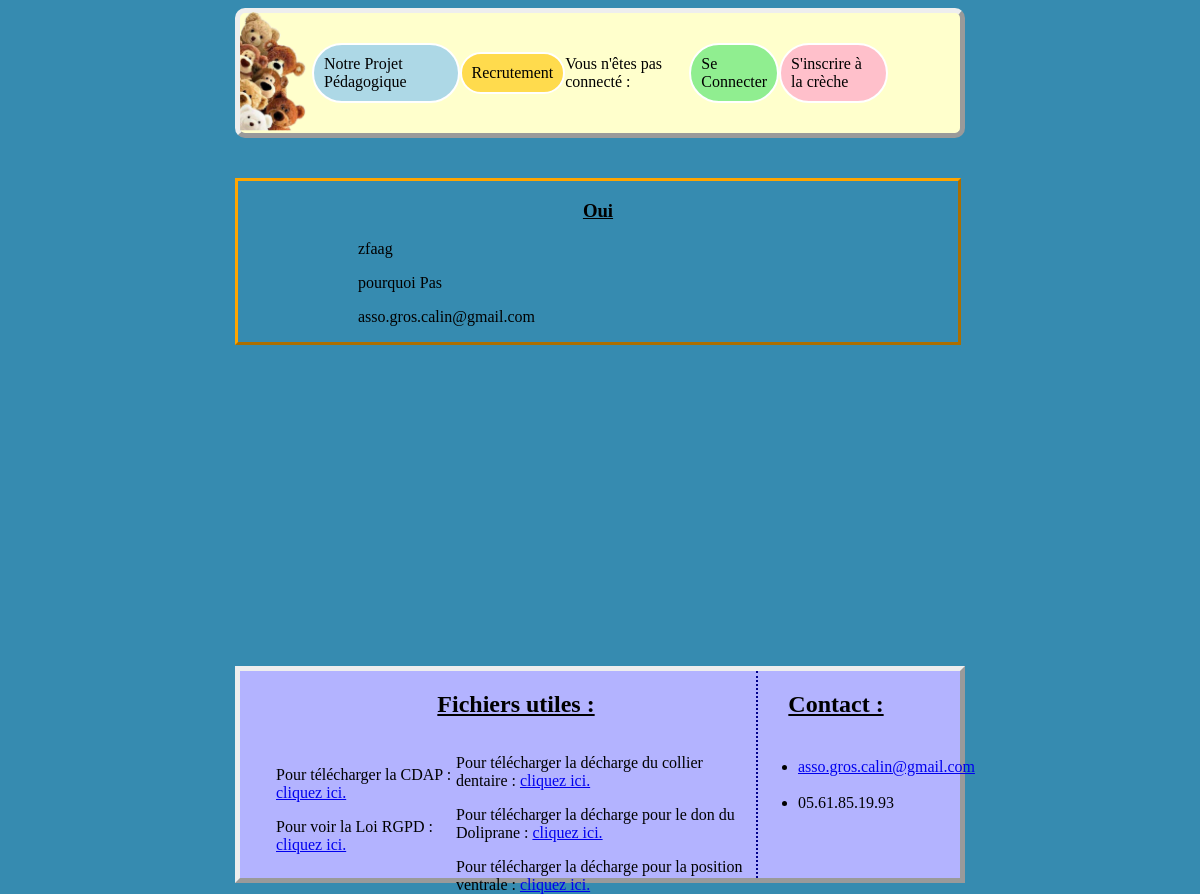
The page /appCreche/recrutement/ on the database as committed earlier.
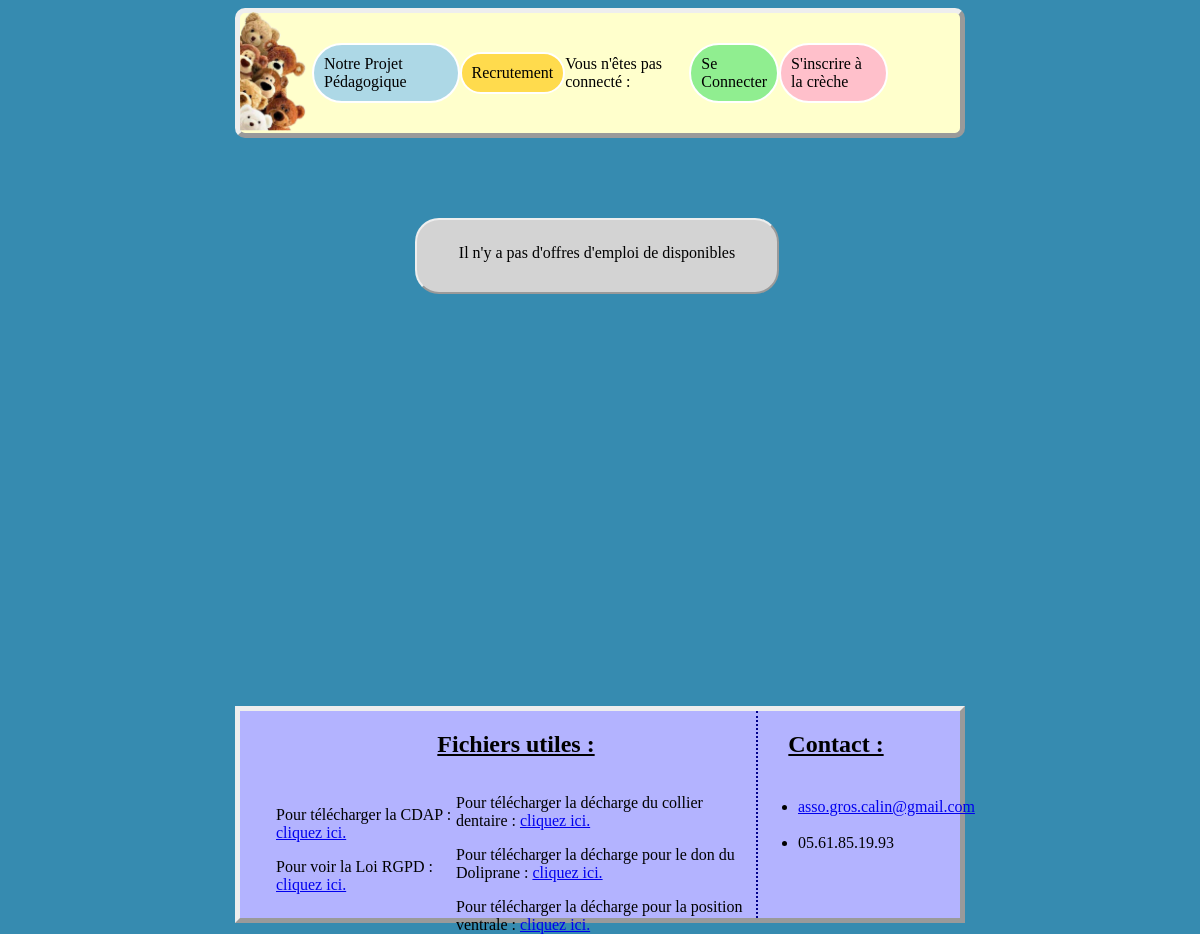
The same page on the database as committed later.
### appCreche/models.py (models this page shows)
class OffreEmploi(models.Model):
	intituleDuPoste = models.CharField(verbose_name="Intitulé du poste", max_length=100, default='')
	DescriptionDuPoste = models.TextField(verbose_name="Décrivez le poste", default='')
	diplomesRequis = models.CharField(verbose_name="Saisissez quels dîplômes sont requis pour ce poste", max_length=100, default='')
	Contact = models.EmailField(default='asso.gros.calin@gmail.com')

### appCreche/views.py (the view)
# urls.py: path('recrutement/', views.recrutement, name='recrutement'),
def recrutement(request):
	offres = {
	'OffreEmploi': OffreEmploi.objects.all(),
	}
	return render(request, 'appCreche/recrutement.html', offres)

### appCreche/templates/appCreche/recrutement.html (shortened to what this page needs)
{% extends 'appCreche/base.html' %}
{% load static %}
{% block content %}
		<link rel="stylesheet" type="text/css" href="{% static 'appCreche/css/emploi.css' %}">
		{% for OffreEmploi in OffreEmploi %}
		<div id="emploi">
    			<h3>{{ OffreEmploi.intituleDuPoste }}</h3>
    			<p>{{ OffreEmploi.DescriptionDuPoste }} </p>
    			<p>{{ OffreEmploi.diplomesRequis }} </p>
    			<p>{{ OffreEmploi.Contact }} </p>
    	</div>
		{% empty %}
    <p class="inscrit"> Il n'y a pas d'offres d'emploi de disponibles </p>
{% endfor %}
{% endblock %}

### appCreche/templates/appCreche/base.html (shortened to what this page needs)
<!DOCTYPE html>
<html>
    <head>
        {% load static %}
    </head>
    <body>
    	{% block nav %}
            <link rel="stylesheet" type="text/css" href="{% static 'appCreche/css/nav.css' %}">
            {%endblock nav%}
        <main>
            {% block header %}
            {% if user.is_authenticated %}
            <link rel="stylesheet" type="text/css" href="{% static 'appCreche/css/postconnexion.css' %}">
            <link rel="stylesheet" type="text/css" href="{% static 'appCreche/css/forms.css' %}">
            <div id="header">
                <a href="../../../"><img src="../../../static/appCreche/images/logo.png"  alt="Menu" id="logo"></a>
                <div id="headerHautBas">
                    <div id="headerhaut">
                    	<div id="moncompte"><a href="../../../appCreche/monCompte"> Vers mon compte </a></div>
                        <div id="Projet"><a href="../../../appCreche/projetPedagogique"> Notre Projet Pédagogique</a></div>
                        <div id="inscriptionEnfant"><a href="../../../appCreche/inscriptionEnfant"> Inscrire son Enfant </a></div>
                    </div>
                        {% if user.is_superuser %}
                         <!--
                    	Si l'utilisateur est un super Utilisateur,
                    	Affiche un menu complet avec possibilité de déposer une facture ou d'inscrire un employe.
                    -->
                        <div id="headerbasadmin">
                        <div id="deposFacture"><a href="../../../appCreche/deposFacture"> Déposer une Facture </a></div>
                        <div id="inscritEmploye"><a href="../../../appCreche/inscritEmploye"> Inscrire un Employe </a></div>
                        <div id="recrutement"><a href="../../../appCreche/recrutement"> Recrutement </a></div>
                        <div id="Deconnexion"><a href="{% url 'logout' %}">Déconnexion</a></div>
                        {% else %}
                        <!--
                        	sinon affiche le menu normalement, la div "vide" permettant de séparer les lien pour rendre le menu plus esthétique.
                        -->
                        <div id="headerbas">
                        <div id="recrutement"><a href="../../../appCreche/recrutement"> Recrutement </a></div>
                        <div id="vide"></div>
                        <div id="Deconnexion"><a href="{% url 'logout' %}">Déconnexion</a></div>
                        {% endif %}
                    </div>
                </div>
            </div>
            {% else %}
            <link rel="stylesheet" type="text/css" href="{% static 'appCreche/css/forms.css' %}">
            <link rel="stylesheet" type="text/css" href="{% static 'appCreche/css/preconnexion.css' %}">
            <div id="header">
                <div id="headerHautBasPre">
                    <div id="accueil"><a href="../../"><img src="../../../static/appCreche/images/logo.png" alt="Menu" id="logo"></a> </div>
                    <div id="Projet"><a href="../../appCreche/projetPedagogique">
                    Notre Projet Pédagogique </a></div>
                    <div id="recrutement"><a href="../../appCreche/recrutement"> Recrutement </a></div>
                    Vous n'êtes pas connecté :
                    <div id="Sign">
                        <div id="Connexion"> <a href="{% url 'login' %}">Se Connecter</a></div>
                        <div id="Inscription"><a href="../../appCreche/inscription"> S'inscrire à la crèche </a></div>
                    </div>
                </div>
            </div>
            {% endif %}
            {% endblock header %}
			<div class="wrapper">
            {% block content %}
            {% endblock content %}
     	   </div>
     	   <div class="push">
     	   </div>
            {% block footer %}
             <link rel="stylesheet" type="text/css" href="{% static 'appCreche/css/footer.css' %}">
            <footer id="footer">
            <div id="englobe">
            	<h2> Fichiers utiles :</h2>
            	<div id="RD">
            <div id="renseignements">
            	<p>	Pour télécharger la CDAP : <a href="../../media/fichier_utiles/cdap.odt"> cliquez ici. </a></p>
            	<p> Pour voir la Loi RGPD : <a href="../../media/fichier_utiles/RGPD.odt"> cliquez ici. </a></p>
            	</div>
            <div id="decharges">
            	<p> Pour télécharger la décharge du collier dentaire : <a href="../../media/fichier_utiles/dechargecollierdentaire.doc"> cliquez ici. </a></p>
            	<p> Pour télécharger la décharge pour le don du Doliprane : <a href="../../media/fichier_utiles/dechargedondoliprane.odt"> cliquez ici. </a></p>
            	<p> Pour télécharger la décharge pour la position ventrale : <a href="../../media/fichier_utiles/dechargepositionventrale.doc"> cliquez ici. </a></p>
			</div>
		</div>
	</div>
			<div id="Ctt">
			<h2> Contact : </h2>
				<div id="contact">
					<ul>
					<li><a href="sendTo:asso.gros.calin@gmail.com"> asso.gros.calin@gmail.com </a></li>
					<br>
					<li> 05.61.85.19.93	</li>
					</ul>
				</div>
            </div>
        </footer>
            {% endblock footer%}
        </main>
    </body>
</html>

### appCreche/static/appCreche/css/forms.css (style rules this page uses)
h2 { text-align: center; text-decoration: underline; }

### appCreche/static/appCreche/css/preconnexion.css (style rules this page uses)
body { display: flex; justify-content: center; background-color: #368bb0; }
div#header { display:flex; flex-direction: row; border-radius: 10px; border: 5px outset; background-color: #ffffcc; justify-content: center; width:60vw; height: 15vh; }
div#headerHautBasPre { display: flex; flex-direction: row; align-items: center; justify-content: space-between; width:80%; }
div#Connexion { border-radius: 30px; background-color: lightgreen; border: 2px solid white; padding: 10px; }
div#Connexion>a { color:black; text-decoration: none; }
div#Projet { border-radius: 30px; background-color: lightblue; border: 2px solid white; padding: 10px; }
div#Projet>a { color:black; text-decoration: none; }
div#recrutement { border-radius: 30px; background-color: #ffdb4d; border: 2px solid white; padding: 10px; }
div#recrutement>a { color:black; text-decoration: none; }
div#Sign { display:flex; flex-direction: row; }
img#logo { height: 15vh; margin-left: -6vw; }
div#Inscription { border-radius: 30px; background-color: pink; border: 2px solid white; padding: 10px; }
div#Inscription>a { color:black; text-decoration: none; }
p.inscrit { text-align: center; margin-top: 10vh; margin-left:15vw; border: 2px outset; background-color: lightgrey; width:30vw; height: 6vh; padding-top: 3vh; border-radius:2vw; }

### appCreche/static/appCreche/css/footer.css (style rules this page uses)
.wrapper { min-height: 49vh; }
#footer, .push { min-height: 12vh; }
#footer { display: flex; flex-direction: row; background-color: #b3b3ff; border: 5px outset; width:60vw; }
div#englobe { margin-left: 3vw; display: flex; width:40vw; flex-direction: column; border-right: 2px dotted darkblue; }
div#RD { display: flex; flex-direction: row; }
div#renseignements { margin-top: 1.5vh; width:15vw; height:15vh; }
div#contact { margin-top: 5vh; width:13vw; height:15vh; }
div#decharges { width:24vw; height:15vh; }

Rows that differ between the two databases and show on the page:
removed OffreEmploi: intituleDuPoste "Oui", DescriptionDuPoste "zfaag", diplomesRequis "pourquoi Pas", Contact "asso.gros.calin@gmail.com"
Other text that changed with them:
text now shown: "Il n'y a pas d'offres d'emploi de disponibles"
